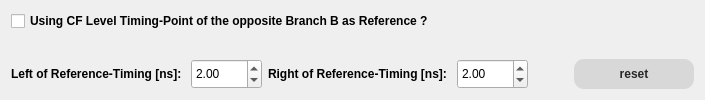
          <widget class="QWidget" name="tab_14">
           <attribute name="title">
            <string>A</string>
           </attribute>
           <layout class="QVBoxLayout" name="verticalLayout_26">
            <item>
             <widget class="QCheckBox" name="checkBox_usingCFDB_A">
              <property name="font">
               <font>
                <weight>75</weight>
                <bold>true</bold>
               </font>
              </property>
              <property name="styleSheet">
               <string notr="true">color: dark-blue</string>
              </property>
              <property name="text">
               <string>Using CF Level Timing-Point of the opposite Branch B as Reference ?</string>
              </property>
             </widget>
            </item>
            <item>
             <widget class="plot2DXWidget" name="widget_persistanceA" native="true"/>
            </item>
            <item>
             <layout class="QHBoxLayout" name="horizontalLayout_32">
              <item>
               <widget class="QLabel" name="label_83">
                <property name="font">
                 <font>
                  <weight>75</weight>
                  <bold>true</bold>
                 </font>
                </property>
                <property name="text">
                 <string>Left of Reference-Timing [ns]: </string>
                </property>
               </widget>
              </item>
              <item>
               <widget class="QDoubleSpinBox" name="doubleSpinBox_persistanceLeftA">
                <property name="minimumSize">
                 <size>
                  <width>0</width>
                  <height>30</height>
                 </size>
                </property>
                <property name="minimum">
                 <double>0.100000000000000</double>
                </property>
                <property name="maximum">
                 <double>2000.000000000000000</double>
                </property>
                <property name="value">
                 <double>2.000000000000000</double>
                </property>
               </widget>
              </item>
              <item>
               <widget class="QLabel" name="label_84">
                <property name="font">
                 <font>
                  <weight>75</weight>
                  <bold>true</bold>
                 </font>
                </property>
                <property name="text">
                 <string>Right of Reference-Timing [ns]: </string>
                </property>
               </widget>
              </item>
              <item>
               <widget class="QDoubleSpinBox" name="doubleSpinBox_persistanceRightA">
                <property name="minimumSize">
                 <size>
                  <width>0</width>
                  <height>30</height>
                 </size>
                </property>
                <property name="minimum">
                 <double>0.100000000000000</double>
                </property>
                <property name="maximum">
                 <double>2000.000000000000000</double>
                </property>
                <property name="value">
                 <double>2.000000000000000</double>
                </property>
               </widget>
              </item>
              <item>
               <spacer name="horizontalSpacer_27">
                <property name="orientation">
                 <enum>Qt::Horizontal</enum>
                </property>
                <property name="sizeHint" stdset="0">
                 <size>
                  <width>40</width>
                  <height>20</height>
                 </size>
                </property>
               </spacer>
              </item>
              <item>
               <widget class="QPushButton" name="pushButton_resetPersistanceA">
                <property name="minimumSize">
                 <size>
                  <width>120</width>
                  <height>30</height>
                 </size>
                </property>
                <property name="font">
                 <font>
                  <weight>75</weight>
                  <bold>true</bold>
                 </font>
                </property>
                <property name="styleSheet">
                 <string notr="true">QPushButton {
border-style: flat;
background-color:  rgb(216,216,216); 
color: rgb(40,40,40);
border-radius: 10;
}

QPushButton:disabled {
border-style: flat;
background-color:  rgb(236,236,236); 
color: rgb(140,140,140);
border-radius: 10;
}

QPushButton:hover {
border-style: flat; 
background-color: rgb(160,160,160);
color: rgb(40,40,40);
border-radius: 5;
}

QPushButton:pressed {
border-style: flat; 
background-color: transparent;
color: rgb(40,40,40);
border-radius: 2;
border-color: black;
}</string>
                </property>
                <property name="text">
                 <string>reset</string>
                </property>
               </widget>
              </item>
             </layout>
            </item>
           </layout>
          </widget>
